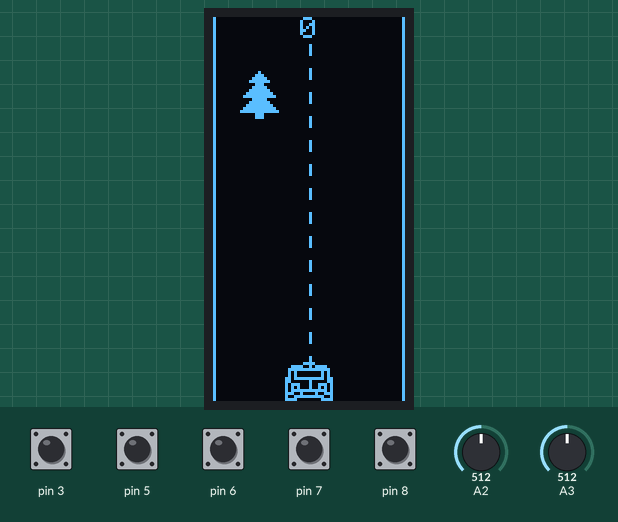
Simulated run of this sketch. Board: Arduino Uno, built with avr-gcc and run on an emulated ATmega328P. On the bench: 64×128 one-colour display. The test bench sets the inputs (shaded band); at power-on: pin 3, pin 5–8 HIGH, A2 = 512, A3 = 512. Random numbers use the default seed unless the sketch sets one.

Above: at 3.2 s.
3.3 s: A2 set to 580
4.8 s: A2 set to 607
At 6.3 s:
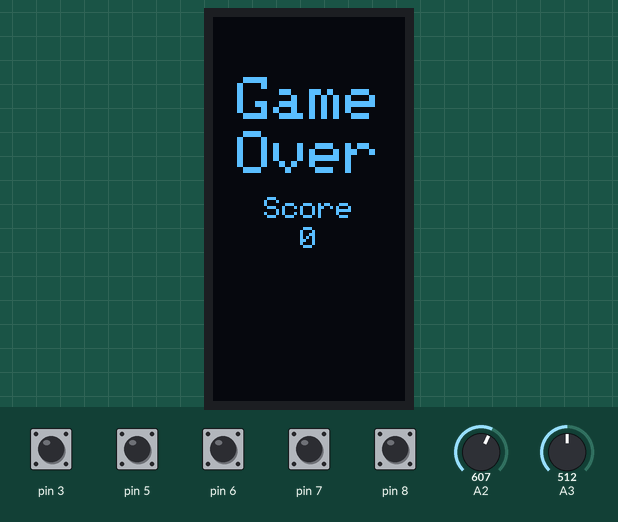
7.8 s: A3 set to 900
10.8 s: pin 3 pulled LOW for 1 s
At 12.25 s:
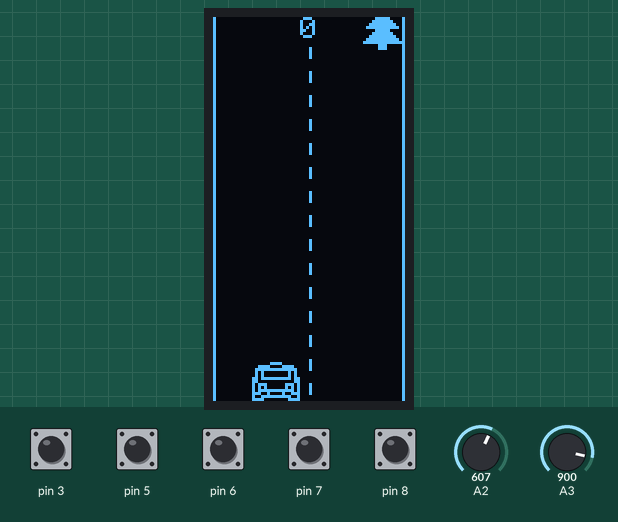
12.4 s: A3 set to 716
15.4 s: pin 5 pulled LOW for 1 s
At 18.53 s:
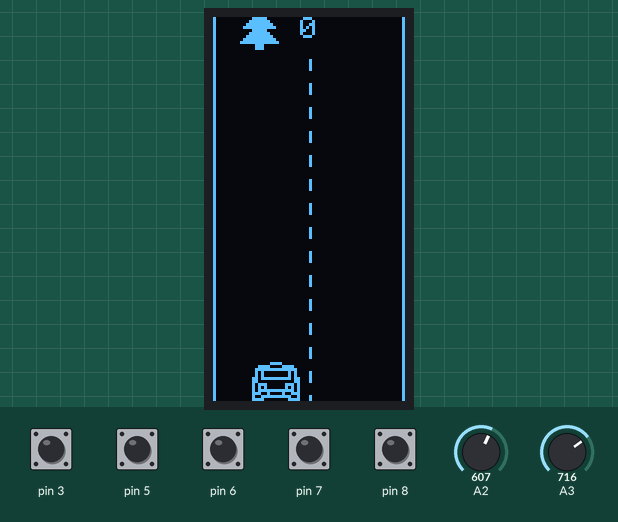
Timing chart, 0 to 20.0 s (numbered marks = the images above; inputs shaded):
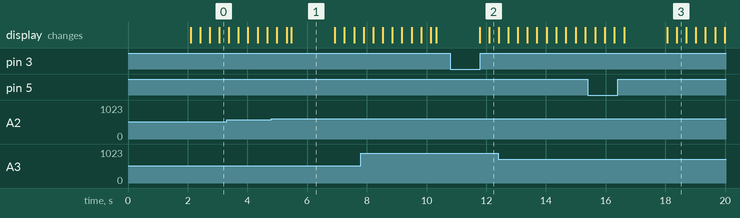

The sketch:

race2.ino
```cpp
#include <Adafruit_SH1106.h>

Adafruit_SH1106 display(4);

#include "config.h"
#include "display.h"
#include "buttons.h"

Object car(0, 0, 16, 13);

Object tree[3] = {{0, 0, 13, 16}, {0, 0, 13, 16}, {0, 0, 13, 16}};

uint8_t score;
uint8_t timer;

void Draw()
{
    switch (game_state)
    {
    case STATE_PLAY:
        static uint8_t line_timer = 0;

        display.drawLine(0, 0, 0, display.height(), 1);
        display.drawLine(display.width() - 1, 0, display.width() - 1, display.height() - 1, 1);

        for (uint8_t i = 8 + line_timer; i < display.height(); i += 8)
            display.drawLine(display.width() / 2, i, display.width() / 2, i + 3, 1);

        line_timer += score / 10 + 1;
        if (line_timer >= 8)
            line_timer = 0;

        display.drawBitmap(car.x, car.y, car_pic, car.w, car.h, 1);

        for (uint8_t i = 0; i < 3; i++)
            display.drawBitmap(tree[i].x, tree[i].y, tree_pic, tree[i].w, tree[i].h, 1);

        PrintCenter(score, 0, 1);
        break;
    case STATE_GAMEOVER:
        PrintCenter(F("Game"), 20, 2);
        PrintCenter(F("Over"), 38, 2);
        PrintCenter(F("Score"), 60, 1);
        PrintCenter(score, 70, 1);
        break;
    }
}

void GameStep()
{
    switch (game_state)
    {
    case STATE_GAMEOVER:
        if (timer++ > 50)
        {
            StartNewGame();
            timer = 0;
        }
        break;
    case STATE_PLAY:
        car.x += map(analogRead(Y_AXIS), 0, 1023, 6 + score / 2, -6 - score / 2);

        if (car.x < 0)
            car.x = 0;
        if (car.x > display.width() - car.w)
            car.x = display.width() - car.w;

        for (uint8_t i = 0; i < 3; i++)
        {
            tree[i].y += score / 10 + 1;

            if (tree[i].y >= display.height())
            {
                score++;
                TreeReset(i);
            }
            if (car.x < tree[i].x + tree[i].w && car.x + car.w > tree[i].x &&
                car.y < tree[i].y + tree[i].h && car.y + car.h > tree[i].y + tree[i].h - 1)
                game_state = STATE_GAMEOVER;
        }
    }
}

void StartNewGame()
{
    randomSeed(millis());
    game_state = STATE_PLAY;

    score = 0;
    car.x = (display.width() - car.w) / 2;
    car.y = display.height() - car.h;

    TreeReset(0);
    tree[1].y = -((display.height() + tree[1].h) / 3) - tree[1].h;
    tree[2].y = -(2 * ((display.height() + tree[2].h) / 3)) - tree[2].h;
}

void TreeReset(int i)
{

    tree[i].x = random(display.width() - tree[i].w);
    tree[i].y = -tree[i].h;
}
void setup()
{
    DisplaySetup();
    ButtonsSetup();
    DrawLogo(F("Race2"), 2000);
    display.setRotation(3);
    StartNewGame();
}

void loop()
{
    ControlStep(10);
    GameStep();
    Draw();
    display.display();
    display.clearDisplay();
}
```

config.h
```cpp
struct Object
{
    float x, y;
    uint8_t w, h;
    Object(float x, float y, uint8_t w, uint8_t h) : x(x), y(y), w(w), h(h) {}
};

const uint8_t PROGMEM car_pic[] = {
    0x03, 0xc0,
    0x3c, 0x3c,
    0x7f, 0xfe,
    0x50, 0x0a,
    0x50, 0x0a,
    0xdf, 0xfb,
    0xc0, 0x03,
    0xb8, 0x1d,
    0xa8, 0x15,
    0xbf, 0xfd,
    0xe4, 0x27,
    0x9f, 0xf9,
    0xf0, 0x0f};

const uint8_t PROGMEM tree_pic[] = {
    0x02, 0x00,
    0x07, 0x00,
    0x0f, 0x80,
    0x1f, 0xc0,
    0x07, 0x00,
    0x0f, 0x80,
    0x1f, 0xc0,
    0x3f, 0xe0,
    0x7f, 0xf0,
    0x0f, 0x80,
    0x1f, 0xc0,
    0x3f, 0xe0,
    0x7f, 0xf0,
    0xff, 0xf8,
    0x07, 0x00,
    0x07, 0x00};
```

Measured:
- the behaviour switches between 596 and 597 on A2 (found by bisection; images 0 and 1)
- what the display in image 1 shows lasts 1.4 s, from 5.5 s to 6.9 s
